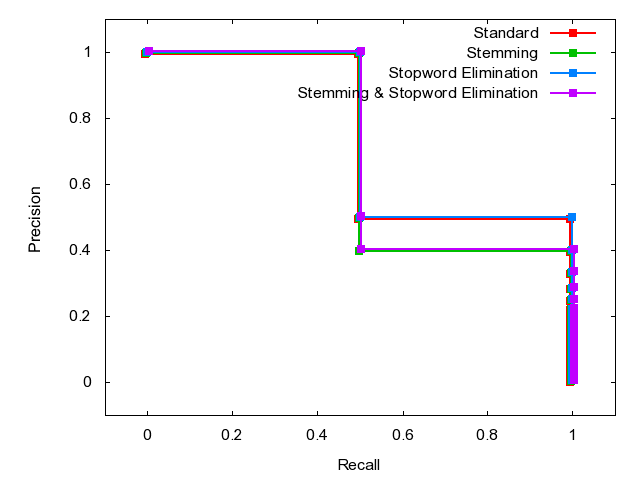

Recreate this plot in gnuplot.

	set terminal png
	set output 'Q17.png'
	set ylabel 'Precision'
	set xlabel 'Recall'
	set xrange [-0.1:1.1]
	set yrange [-0.1:1.1]
	plot 'Q17.dat' index 0 using 1:2 w linespoints lw 2 pt 5 title 'Standard', \
'Q17.dat' index 1 using 1:2 w linespoints lw 2 pt 5 title 'Stemming', \
'Q17.dat' index 2 using 1:2 w linespoints lw 2 pt 5 title 'Stopword Elimination', \
'Q17.dat' index 3 using 1:2 w linespoints lw 2 pt 5 title 'Stemming & Stopword Elimination'
